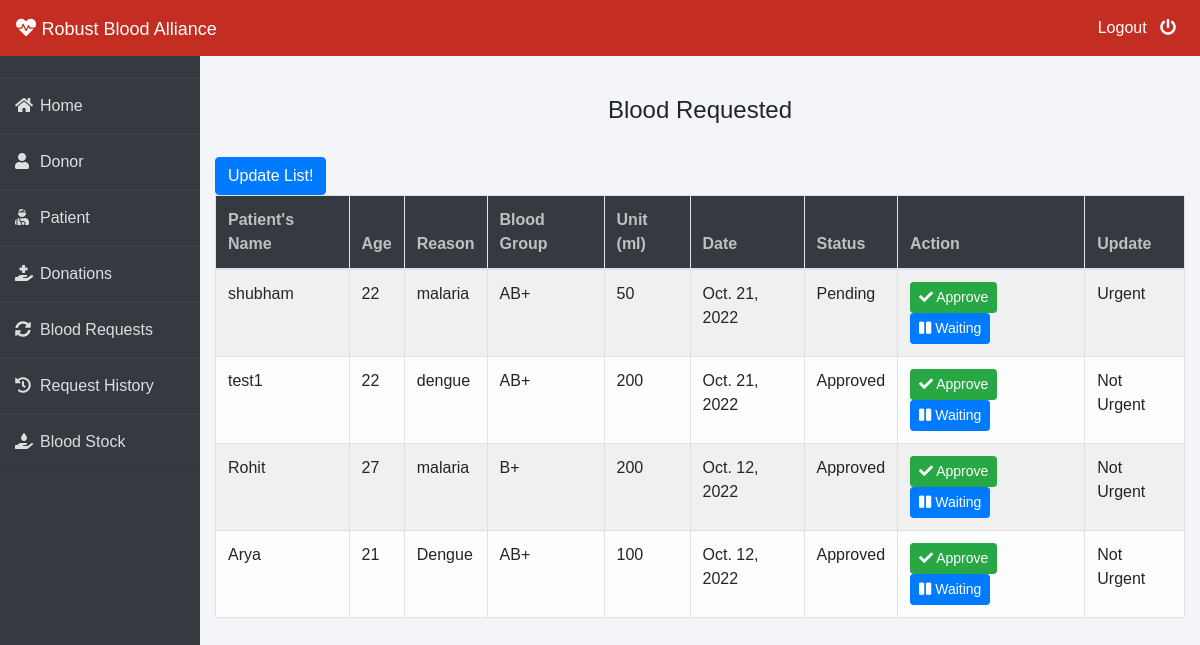
Screenshot of /admin-request (signed in) with the database file from the repository.
### blood/models.py (models this page shows, shortened)
class BloodRequest(models.Model):
    request_by_patient=models.ForeignKey(pmodels.Patient,null=True,on_delete=models.CASCADE)
    request_by_donor=models.ForeignKey(dmodels.Donor,null=True,on_delete=models.CASCADE)
    patient_name=models.CharField(max_length=30)
    patient_age=models.PositiveIntegerField()
    reason=models.CharField(max_length=500)
    bloodgroup=models.CharField(max_length=10)
    unit=models.PositiveIntegerField(default=0)
    status=models.CharField(max_length=20,default="Pending")
    date=models.DateField(auto_now=True)
    updates = models.CharField (max_length=255,choices=UPDATE, default="Not Urgent")

### blood/views.py (the view)
# urls.py: path('admin-request', views.admin_request_view,name='admin-request'),
@login_required(login_url='adminlogin')
def admin_request_view(request):
    requests = models.BloodRequest.objects.all().order_by('-updates')
    return render(request, 'blood/admin_request.html', {'requests': requests})

### templates/blood/admin_request.html (shortened to what this page needs)
{% extends 'blood/adminbase.html' %}
{% block content %}
{% load widget_tweaks %}
{%load static%}
<br><br>
<div class="container">
    {% if requests %}
    <H4 class="text-center">Blood Requested</H4><br>
    <div class="align-self-center mx-auto">
        <button type="button" class="btn btn-primary">
          Update List!
        </button>
    </div>
    <table class="table table-light table-hover table-bordered table-striped">
        <thead class="bg-dark">
            <tr>
                <th scope="col" style="color: rgb(192, 192, 192);">Patient's Name</th>
                <th scope="col" style="color: rgb(192, 192, 192);">Age</th>
                <th scope="col" style="color: rgb(192, 192, 192);">Reason</th>
                <th scope="col" style="color: rgb(192, 192, 192);">Blood Group</th>
                <th scope="col" style="color: rgb(192, 192, 192);">Unit (ml)</th>
                <th scope="col" style="color: rgb(192, 192, 192);">Date</th>
                <th scope="col" style="color: rgb(192, 192, 192);">Status</th>
                <th style="color: rgb(192, 192, 192);">Action</th>
                <th scope="col" style="color: rgb(192, 192, 192);">Update</th>
            </tr>
        </thead>
        <tbody>
            {% for t in requests %}
            <tr>
                <td> {{t.patient_name}}</td>
                <td>{{t.patient_age}}</td>
                <td>{{t.reason}}</td>
                <td>{{t.bloodgroup}}</td>
                <td>{{t.unit}}</td>
                <td>{{t.date}}</td>
                <td>{{t.status}}</td>
                <td>
                    <button class="btn btn-success btn-sm"><a  style="text-decoration: none;color: white;" href="{% url 'update-approve-status' t.id  %}"><i class="fa fa-check"></i> Approve</a> </button>
                    <button class="btn btn-primary btn-sm"><a  style="text-decoration: none;color: white;" href="{% url 'update-reject-status' t.id  %}"><i class="fa fa-pause"></i> Waiting</a> </button>
                </td>
                <td>{{t.updates}}</td>
            </tr>
            {% endfor %}
        </tbody>
    </table>
{% else %}
<div class="alert alert-danger" role="alert">
    No Blood Request By Patient/Donor!
  </div>
{% endif %}
</div>
{% endblock content %}

### templates/blood/adminbase.html (shortened to what this page needs)
<!DOCTYPE html>
<html lang="en">
<head>
    <link rel="stylesheet" href="https://maxcdn.bootstrapcdn.com/bootstrap/4.0.0/css/bootstrap.min.css">
    <link rel="stylesheet" href="https://cdnjs.cloudflare.com/ajax/libs/font-awesome/5.14.0/css/all.css">
</head>
<body>
    <nav class="navbar navbar-expand-lg navbar-light fixed-top bg-danger">
        <a style="color:white;" class="navbar-brand" href="/"><i class="fa fa-heartbeat"></i>&nbsp;<font face = "Comic sans MS" size ="4">Robust Blood Alliance</font></a>
        <div class="navbar-collapse collapse w-100 order-3 dual-collapse2">
            <ul class="navbar-nav ml-auto">
                <li class="nav-item">
                    <a class="nav-link" style="color: white;" href="/logout">Logout &nbsp; <i class="fas fa-power-off"></i></a>
                </li>
            </ul>
        </div>
      </nav>
<br><br>
<div class="wrapper">
    <div class="sidebar">
        <ul>
            <li><a style="text-decoration:none;" href="/"><i class="fas fa-home"></i>Home</a></li>
            <li><a style="text-decoration:none;" href="/admin-donor"><i class="fas fa-user"></i>Donor</a></li>
            <li><a style="text-decoration:none;" href="/admin-patient"><i class="fas fa-user-injured"></i>Patient</a></li>
            <li><a style="text-decoration:none;" href="/admin-donation"><i class="fas fa-hand-holding-medical"></i>Donations</a></li>
            <li><a style="text-decoration:none;" href="/admin-request"><i class="fas fa-sync-alt"></i>Blood Requests</a></li>
            <li><a style="text-decoration:none;" href="/admin-request-history"><i class="fas fa-history"></i>Request History</a></li>
            <li><a style="text-decoration:none;" href="/admin-blood"><i class="fas fa-hand-holding-water"></i>Blood Stock</a></li>
        </ul>
    </div>
    <div class="main_content">
{% block content %}
{% endblock content %}
    </div>
</div>
</body>
</html>

### templates/blood/adminbase.html (style rules this page uses)
* { margin: 0; padding: 0; box-sizing: border-box; list-style: none; text-decoration: none; font-family: 'Josefin Sans', sans-serif; }
body { background-color: #f3f5f9; }
.bg-danger { background-color: #c32d22!important; }
.wrapper { display: flex; position: relative; }
.wrapper .sidebar { width: 200px; height: 100%; background: #343a40; padding: 30px 0px; position: fixed; }
.wrapper .sidebar ul li { padding: 15px; border-bottom: 1px solid #dedede; border-bottom: 1px solid rgba(0,0,0,0.05); border-top: 1px solid rgba(255,255,255,0.05); }
.wrapper .sidebar ul li a { color: #dedede; display: block; }
.wrapper .sidebar ul li a .fas { width: 25px; }
.wrapper .main_content { width: 100%; margin-left: 200px; }

### rows the page displays
BloodRequest: patient_name "shubham", patient_age "22", reason "malaria", bloodgroup "AB+", unit "50", date "Oct. 21, 2022", status "Pending", updates "Urgent"
BloodRequest: patient_name "test1", patient_age "22", reason "dengue", bloodgroup "AB+", unit "200", date "Oct. 21, 2022", status "Approved", updates "Not Urgent"
BloodRequest: patient_name "Rohit", patient_age "27", reason "malaria", bloodgroup "B+", unit "200", date "Oct. 12, 2022", status "Approved", updates "Not Urgent"
BloodRequest: patient_name "Arya", patient_age "21", reason "Dengue", bloodgroup "AB+", unit "100", date "Oct. 12, 2022", status "Approved", updates "Not Urgent"
